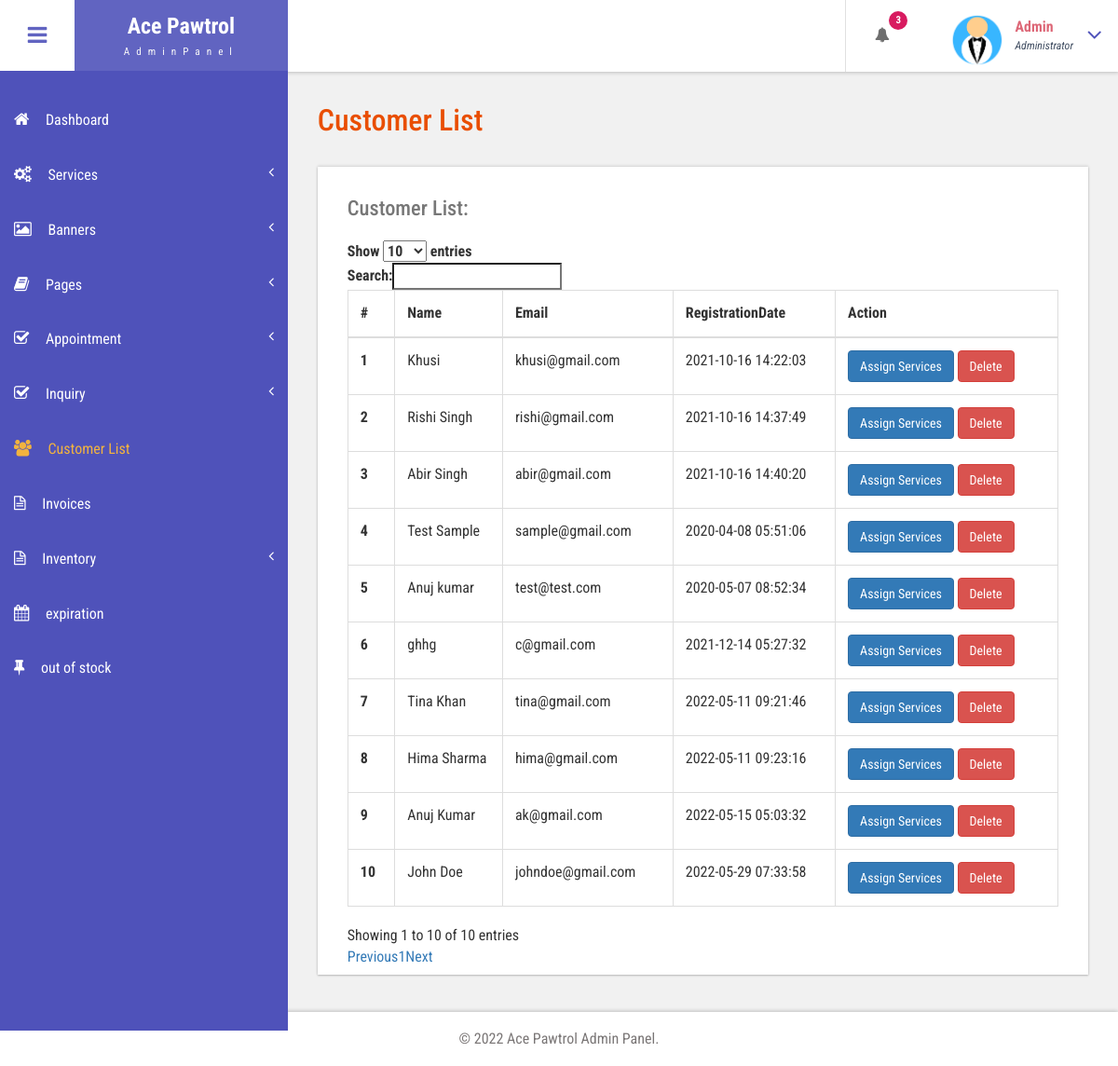
The app's page /admin/customer-list.php (signed in) with its own data.
### tables this page shows
CREATE TABLE `tbluser` (
  `ID` int(10) NOT NULL,
  `FirstName` varchar(120) DEFAULT NULL,
  `LastName` varchar(250) DEFAULT NULL,
  `MobileNumber` bigint(10) DEFAULT NULL,
  `Email` varchar(120) DEFAULT NULL,
  `Password` varchar(120) DEFAULT NULL,
  `RegDate` timestamp NULL DEFAULT current_timestamp()
);

### admin/customer-list.php (the view, shortened to what this page needs)
<?php
include('includes/dbconnection.php');
if (strlen($_SESSION['bpmsaid']==0)) {
  header('location:logout.php');
  } else{
  ?>
<!DOCTYPE HTML>
<html>
<head>
<link href="css/bootstrap.css" rel='stylesheet' type='text/css' />
<link href="css/style.css" rel='stylesheet' type='text/css' />
<link href="css/font-awesome.css" rel="stylesheet">
<link href="css/animate.css" rel="stylesheet" type="text/css" media="all">
<?php
include('includes/dtables.php');
?>
<link href="css/custom.css" rel="stylesheet">
</head>
<body class="cbp-spmenu-push">
	<div class="main-content">
		 <?php include_once('includes/sidebar.php');?>
		 <?php include_once('includes/header.php');?>
		<div id="page-wrapper">
			<div class="main-page">
				<div class="tables">
					<h3 class="title1">Customer List</h3>
					<div class="table-responsive bs-example widget-shadow">
						<h4>Customer List:</h4>
						<table class="table table-bordered" id="dataTable"> <thead>
							 <tr> <th>#</th> <th>Name</th>
							  <th>Email</th> <th>RegistrationDate</th>
							  <th>Action</th> </tr> </thead> <tbody>
<?php
$ret=mysqli_query($con,"select *from  tbluser");
$cnt=1;
while ($row=mysqli_fetch_array($ret)) {
?>
						 <tr> <th scope="row"><?php echo $cnt;?></th>
						  <td><?php  echo $row['FirstName'];?> <?php  echo $row['LastName'];?></td>
						   <td><?php  echo $row['Email'];?></td>
						   <td><?php  echo $row['RegDate'];?></td>
						 	<td> <a href="add-customer-services.php?addid=<?php echo $row['ID'];?>" class="btn btn-primary">Assign Services</a>
<a href="customer-list.php?delid=<?php echo $row['ID'];?>" class="btn btn-danger" onClick="return confirm('Are you sure you want to delete?')">Delete</a>
						 		</td> </tr>   <?php
$cnt=$cnt+1;
}?></tbody> </table>
					</div>
				</div>
			</div>
		</div>
		 <?php include_once('includes/footer.php');?>
	</div>
</body>
</html>
<?php }  ?>

### admin/includes/header.php (shortened to what this page needs)
<div class="sticky-header header-section ">
      <div class="header-left">
        <button id="showLeftPush"><i class="fa fa-bars"></i></button>
        <div class="logo">
          <a href="dashboard.php">
            <h1>Ace Pawtrol</h1>
            <span>AdminPanel</span>
          </a>
        </div>
      </div>
      <div class="header-right">
        <div class="profile_details_left">
          <ul class="nofitications-dropdown">
            <?php
$ret1=mysqli_query($con,"select tbluser.FirstName,tbluser.LastName,tblbook.ID as bid,tblbook.AptNumber from tblbook join tbluser on tbluser.ID=tblbook.UserID where tblbook.Status is null");
$num=mysqli_num_rows($ret1);
?>
            <li class="dropdown head-dpdn">
              <a href="#" class="dropdown-toggle" data-toggle="dropdown" aria-expanded="false"><i class="fa fa-bell"></i><span class="badge blue"><?php echo $num;?></span></a>
            </li>
          </ul>
          <div class="clearfix"> </div>
        </div>
        <div class="profile_details">
        <?php
$adid=$_SESSION['bpmsaid'];
$ret=mysqli_query($con,"select AdminName from tbladmin where ID='$adid'");
$row=mysqli_fetch_array($ret);
$name=$row['AdminName'];
?>
          <ul>
            <li class="dropdown profile_details_drop">
              <a href="#" class="dropdown-toggle" data-toggle="dropdown" aria-expanded="false">
                <div class="profile_img">
                  <span class="prfil-img"><img src="images/admin1.png" alt="" width="60" height="60"> </span>
                  <div class="user-name">
                    <p><?php echo $name; ?></p>
                    <span>Administrator</span>
                  </div>
                  <i class="fa fa-angle-down lnr"></i>
                  <div class="clearfix"></div>
                </div>
              </a>
            </li>
          </ul>
        </div>
      </div>
      <div class="clearfix"> </div>
    </div>

### admin/css/style.css (style rules this page uses)
h4, h5, h6, h1, h2, h3 { margin: 0; }
ul, ol { margin: 0; }
p { margin: 0; }
html, body { font-family: 'Roboto Condensed', sans-serif; font-size: 100%; overflow-x: hidden; background: #fff; }
body a { transition: 0.5s all ease; -webkit-transition: 0.5s all ease; -moz-transition: 0.5s all ease; -o-transition: 0.5s all ease; -ms-transition: 0.5s all ease; text-decoration:none; }
h1,h2,h3,h4,h5,h6 { margin:0; }
p { margin:0; }
ul,label { margin:0; padding:0; }
.main-content { position: relative; }
.sticky-header { position: fixed; top: 0; left:0px; width: 100%; z-index: 100; }
.header-section { background:#FFF; box-shadow: 1px 1px 4px rgba(0, 0, 0, 0.21); -webkit-box-shadow: 1px 1px 4px rgba(0, 0, 0, 0.21); -moz-box-shadow: 1px 1px 4px rgba(0, 0, 0, 0.21); -o-box-shadow: 1px 1px 4px rgba(0, 0, 0, 0.21); }
.header-section::after { clear: both; display: block; content: ''; }
.header-left { float: left; width: 45%; }
.header-right { float: right; }
button#showLeftPush { font-size: 1.5em; width: 80px; padding: 0.87em 0; text-align: center; cursor: pointer; float: left; color: #6F6F6F; -moz-transition: all 0.2s ease-out 0s; -webkit-transition: all 0.2s ease-out 0s; transition: all 0.2s ease-out 0s; border: none; background-color: #fff; outline:none; }
.cbp-spmenu-push { overflow-x: hidden; position: relative; }
.cbp-spmenu, .cbp-spmenu-push { -webkit-transition: all 0.3s ease; -moz-transition: all 0.3s ease; transition: all 0.3s ease; }
.cbp-spmenu-push div#page-wrapper { margin: 0 0 0 19.3em; transition:.5s all; -webkit-transition:.5s all; -moz-transition:.5s all; }
.fa { display: inline-block; font-family: FontAwesome; font-style: normal; font-weight: normal; line-height: 1; -webkit-font-smoothing: antialiased; -moz-osx-font-smoothing: grayscale; }
.logo { background: #6164C1; text-align: center; float: left; }
.logo a { padding: 0.9em 3.3em .7em; display: block; text-decoration: none; }
.logo a h1 { color: #fff; font-size: 1.5em; line-height: 1.2em; font-weight: 700; }
.logo a span { color: #F8F8F8; font-size: .7em; text-align: center; letter-spacing: 7px; }
.profile_details_left { float: left; }
li.dropdown.head-dpdn { display: inline-block; padding: 1.7em 0; border-left: 1px solid #E0E0E0; float: left; }
li.dropdown.head-dpdn a.dropdown-toggle { padding: 1.7em 2em; }
i.fa.fa-bell { color:#6F6F6F; }
.header-right span.badge { font-size: 11px; font-weight: bold; color: #FFF; background: #8BC34A; line-height: 15px; width: 20px; height: 20px; border-radius: 2em; -webkit-border-radius: 2em; -moz-border-radius: 2em; -o-border-radius: 2em; text-align: center; display: inline-block; position: absolute; top: 16%; padding: 2px 0 0; }
.header-right span.blue { background-color:#D81B60; }
.profile_details { float: right; }
.profile_details_drop a.dropdown-toggle { display:block; padding: 0.8em 3em 0 2em; }
.profile_img span.prfil-img { float:left; }
.user-name { float:left; margin-top:8px; margin-left:11px; height:35px; }
.profile_details ul li { list-style-type:none; position:relative; }
.profile_details li a i.fa.lnr { position: absolute; top: 34%; right: 8%; color: #4F52BA; font-size: 1.6em; }
.user-name p { font-size:1em; color:#DD6777; line-height:1em; font-weight:700; }
.user-name span { font-size: .75em; font-style: italic; color: #424f63; font-weight: normal; margin-top: .3em; }
.widget-shadow { background-color: #fff; box-shadow: 0 -1px 3px rgba(0,0,0,.12),0 1px 2px rgba(0,0,0,.24); -webkit-box-shadow: 0 -1px 3px rgba(0,0,0,.12),0 1px 2px rgba(0,0,0,.24); -moz-box-shadow: 0 -1px 3px rgba(0,0,0,.12),0 1px 2px rgba(0,0,0,.24); }
h3.title1 { font-size: 2em; color: #e94e02; margin-bottom: 0.8em; }
.table > thead > tr > th, .table > tbody > tr > th, .table > tfoot > tr > th, .table > thead > tr > td, .table > tbody > tr > td, .table > tfoot > tr > td { border-top: none; }
.tables h4 { font-size: 1.4em; margin-bottom: 1em; color: #777777; }
.tables .panel-body ,.tables .bs-example { padding: 2em 2em 0.5em; }
.tables .table > thead > tr > th, .tables .table > tbody > tr > th, .tables .table > tfoot > tr > th, .tables .table > thead > tr > td, .tables .table > tbody > tr > td, .tables .table > tfoot > tr > td { padding: 13px; border-top: 1px solid #E0E0E0; }
.bs-example { margin-top: 2em; }

### admin/css/custom.css (style rules this page uses)
#page-wrapper { padding:7em 2em 2.5em; background-color: #F1F1F1; }

### records on screen
tbluser: FirstName "Khusi", Email "khusi@gmail.com", RegDate "2021-10-16 14:22:03"
tbluser: FirstName "Rishi Singh", Email "rishi@gmail.com", RegDate "2021-10-16 14:37:49"
tbluser: FirstName "Abir Singh", Email "abir@gmail.com", RegDate "2021-10-16 14:40:20"
tbluser: FirstName "Test Sample", Email "sample@gmail.com", RegDate "2020-04-08 05:51:06"
tbluser: FirstName "Anuj kumar", Email "test@test.com", RegDate "2020-05-07 08:52:34"
tbluser: FirstName "ghhg", Email "c@gmail.com", RegDate "2021-12-14 05:27:32"
tbluser: FirstName "Tina", LastName "Khan", Email "tina@gmail.com", RegDate "2022-05-11 09:21:46"
tbluser: FirstName "Hima", LastName "Sharma", Email "hima@gmail.com", RegDate "2022-05-11 09:23:16"
tbluser: FirstName "Anuj", LastName "Kumar", Email "ak@gmail.com", RegDate "2022-05-15 05:03:32"
tbluser: FirstName "John", LastName "Doe", Email "johndoe@gmail.com", RegDate "2022-05-29 07:33:58"

### other values on screen
$num "3"
$name "Admin"
